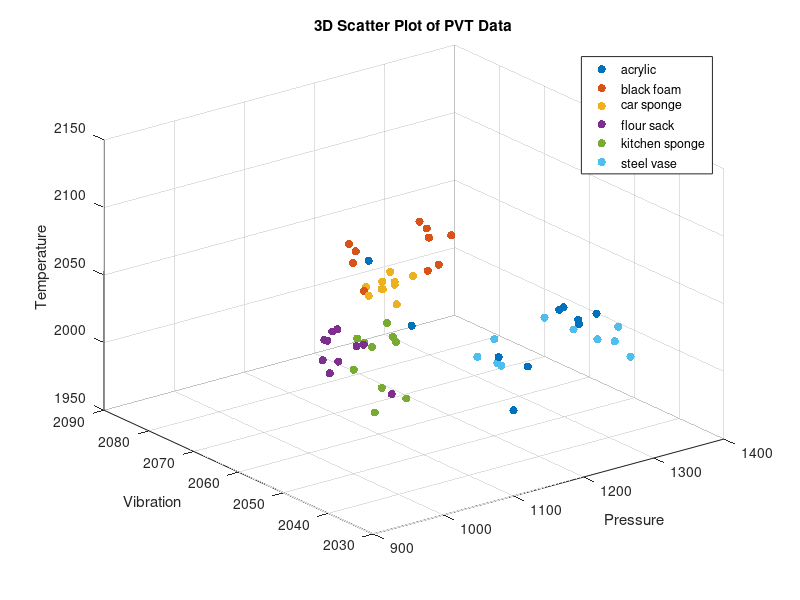

The MATLAB source for this figure:
% Load the data
load('F0_PVT.mat');

% Create a colormap with as many colors as you have objects
colors = lines(6);

% Create a new figure
figure;

hold on;
% Loop over each object and plot with a unique color
for i = 1:size(Pressure, 1)
    scatter3(Pressure(i,:), Vibration(i,:), Temperature(i,:), 36, colors(i,:), 'filled');
end

hold off;

% Label the axes
xlabel('Pressure');
ylabel('Vibration');
zlabel('Temperature');
title('3D Scatter Plot of PVT Data');
grid on;
legend('acrylic', 'black foam', 'car sponge', 'flour sack', 'kitchen sponge', 'steel vase');

% Set the view for 3D plot
view(3);